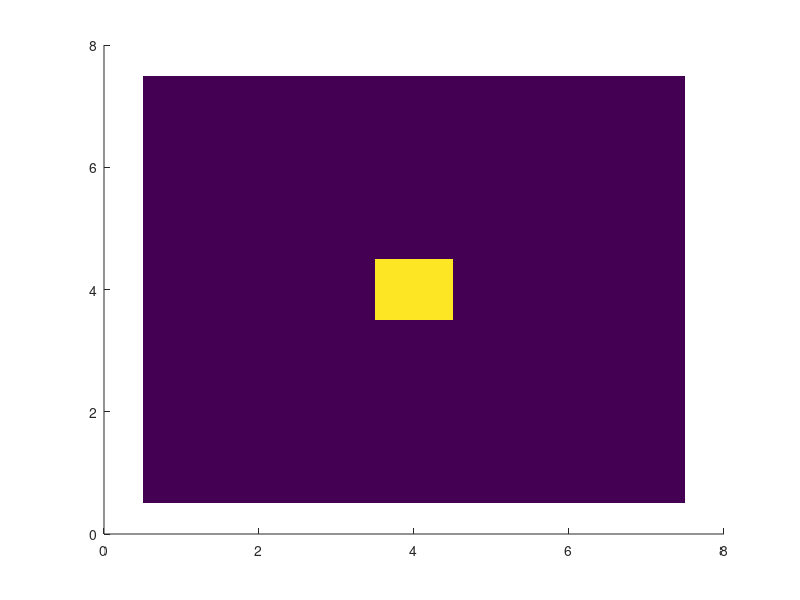

This chart was generated by the following MATLAB code: (Note: this script raises an error after producing the figure.)


clear all;
close all;
clc;

m = [  0  0  0  0  0  0  0
       0  0  0  0  0  0  0
       0  0  0  0  0  0  0
       0  0  0 100  0  0  0
       0  0  0  0  0  0  0
       0  0  0  0  0  0  0
       0  0  0  0  0  0  0 ];

dt = 1;

for t = 1:20
    hold on;
    image(m);
    pause(1);
    m = sim_diffusion(m, dt, 0.1);
end;
